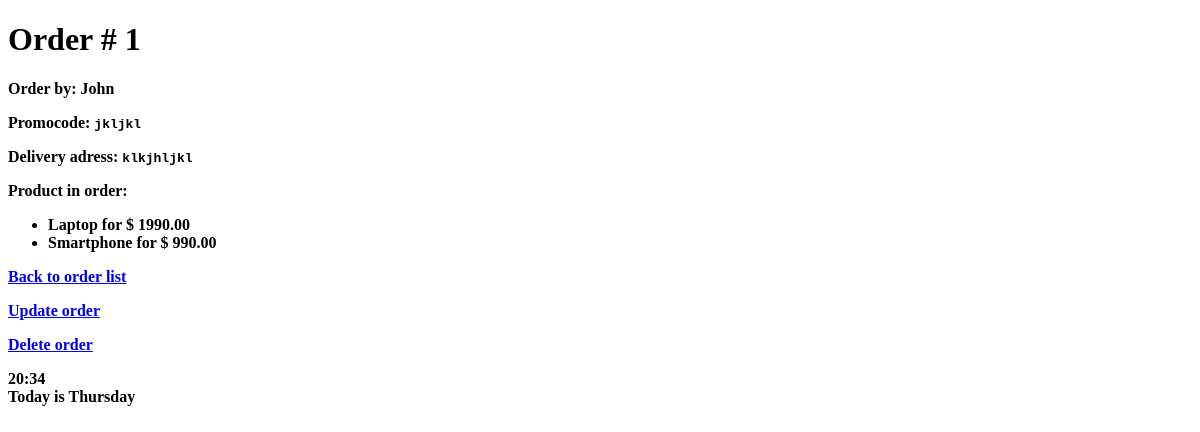
The page /shop/orders/1/ (signed in) on the database as committed earlier.
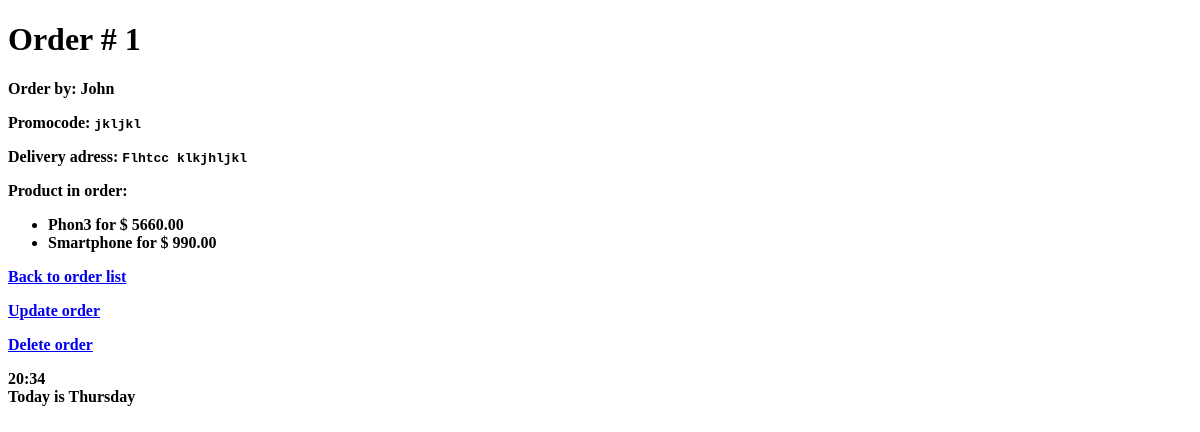
The same page on the database as committed later.
### shopapp/models.py (models this page shows, shortened)
class Order(models.Model):
    delivery_adress = models.TextField(null=True, blank=True)
    promocode=models.CharField(max_length=20, null=False, blank=True)
    created_at=models.DateTimeField(auto_now_add=True)
    user=models.ForeignKey(User, on_delete=models.PROTECT)
    products = models.ManyToManyField(Product,related_name="orders")

class Product(models.Model):
    class Meta:
        ordering = ['name', 'price']
    name = models.CharField(max_length=100)
    description = models.TextField(null=False, blank=True)
    price = models.DecimalField(default=0, max_digits=8, decimal_places=2)
    discount = models.PositiveSmallIntegerField(default=0)
    created_at = models.DateTimeField(auto_now_add=True)
    archived = models.BooleanField(default=False)
    created_by=models.ForeignKey(User, on_delete=models.PROTECT)

### shopapp/views.py (the view)
# urls.py: path('orders/<int:pk>/', OrderDetailView.as_view(), name='order-detail'),
class OrderDetailView(PermissionRequiredMixin, DetailView):
    permission_required = "shopapp.view_order"
    queryset = Order.objects.select_related("user").prefetch_related("products")

### shopapp/templates/shopapp/order_detail.html (shortened to what this page needs)
{% extends 'shopapp/base.html' %}
{% block body %}
    <h1> Order # <b>{{ object.pk }}<b></h1>
        <div>
           <p> Order by: {% firstof object.user.first_name object.user.username %} </p>
           <p> Promocode: <code>{{ object.promocode}} </code></p>
           <p> Delivery adress: <code>{{ object.delivery_adress}} </code></p>
           <div>
                <p> Product in order: </p>
                <ul>
                    {% for product in object.products.all %}
                        <li>{{ product.name }} for $ {{ product.price }}</li>
                    {% endfor %}
                </ul>
            </div>
        </div>
    <div>
        <p><a href={% url 'shopapp:order-list' %}>Back to order list</a></p>
        <p><a href={% url 'shopapp:order-update' pk=object.pk %}>Update order</a></p>
        <p><a href={% url 'shopapp:order-delete' pk=object.pk %}>Delete order</a></p>
    </div
{% endblock %}

Rows that differ between the two databases and show on the page:
removed Product: name "Laptop", price "1990.00"
changed Order "jkljkl": delivery_adress "klkjhljkl" → "Flhtcc klkjhljkl"
now on this page (row unchanged): Product: name "Phon3", price "5660.00"
